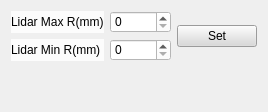
            <widget class="QWidget" name="page_3">
             <attribute name="label">
              <string>Lidar</string>
             </attribute>
             <layout class="QVBoxLayout" name="verticalLayout_20">
              <item>
               <layout class="QVBoxLayout" name="verticalLayout_18">
                <item>
                 <layout class="QHBoxLayout" name="horizontalLayout_14">
                  <item>
                   <layout class="QVBoxLayout" name="verticalLayout_21">
                    <item>
                     <widget class="QLabel" name="label_10">
                      <property name="styleSheet">
                       <string notr="true">background-color: rgba(255, 255, 255, 200);</string>
                      </property>
                      <property name="text">
                       <string>Lidar Max R(mm)</string>
                      </property>
                     </widget>
                    </item>
                    <item>
                     <widget class="QLabel" name="label_9">
                      <property name="styleSheet">
                       <string notr="true">background-color: rgba(255, 255, 255, 200);</string>
                      </property>
                      <property name="text">
                       <string>Lidar Min R(mm)</string>
                      </property>
                     </widget>
                    </item>
                   </layout>
                  </item>
                  <item>
                   <layout class="QVBoxLayout" name="verticalLayout_22">
                    <item>
                     <widget class="QSpinBox" name="spin_lidar_max">
                      <property name="styleSheet">
                       <string notr="true">background-color: rgb(255, 255, 255);</string>
                      </property>
                      <property name="maximum">
                       <number>10000</number>
                      </property>
                     </widget>
                    </item>
                    <item>
                     <widget class="QSpinBox" name="spin_lidar_min">
                      <property name="styleSheet">
                       <string notr="true">background-color: rgb(255, 255, 255);</string>
                      </property>
                      <property name="maximum">
                       <number>10000</number>
                      </property>
                     </widget>
                    </item>
                   </layout>
                  </item>
                  <item>
                   <widget class="QPushButton" name="btn_set_lidar_radius">
                    <property name="styleSheet">
                     <string notr="true">background-color: rgb(217, 217, 217);</string>
                    </property>
                    <property name="text">
                     <string>Set</string>
                    </property>
                   </widget>
                  </item>
                 </layout>
                </item>
               </layout>
              </item>
              <item>
               <spacer name="verticalSpacer_3">
                <property name="orientation">
                 <enum>Qt::Vertical</enum>
                </property>
                <property name="sizeHint" stdset="0">
                 <size>
                  <width>20</width>
                  <height>40</height>
                 </size>
                </property>
               </spacer>
              </item>
             </layout>
            </widget>
